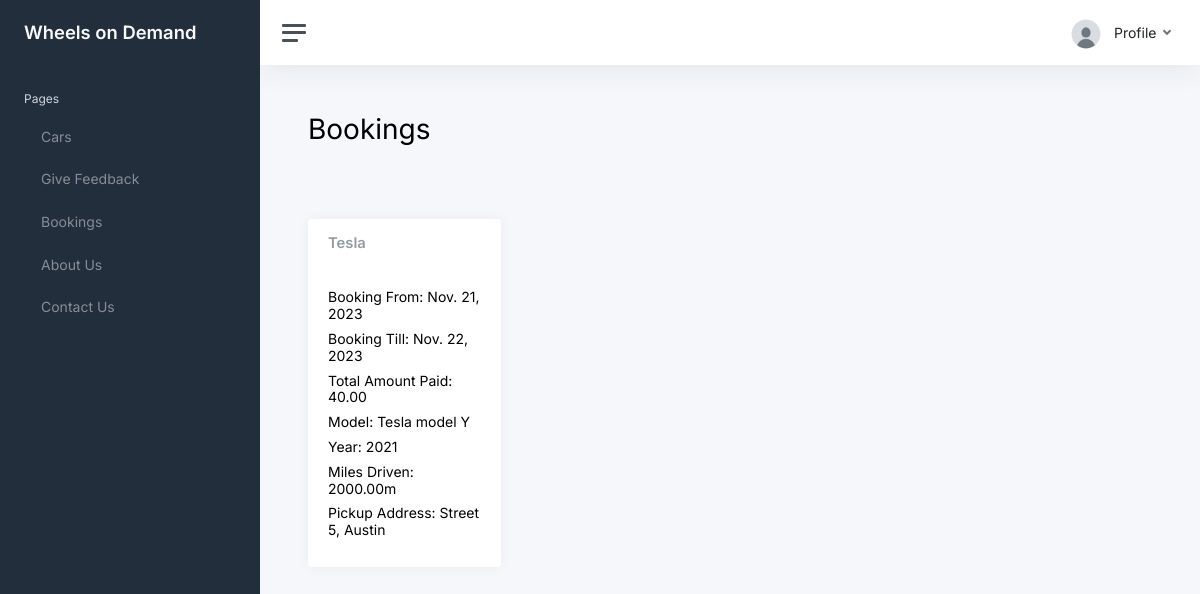
Page /bookings (signed in) on the committed database.
### Rentals/models.py (models this page shows, shortened)
class Booking(models.Model):
    booking_id = models.AutoField(primary_key=True)
    car = models.ForeignKey(Car, on_delete=models.CASCADE)
    user = models.ForeignKey(User, on_delete=models.CASCADE, null=True, blank=True)
    booking_start_date = models.DateField()
    booking_end_date = models.DateField()
    total_amount = models.DecimalField(max_digits=10, decimal_places=2)

class Car(models.Model):
    car_id = models.AutoField(primary_key=True)
    car_name = models.CharField(max_length=255)
    car_model = models.CharField(max_length=255)
    car_year = models.PositiveIntegerField()
    city = models.CharField(max_length=255)
    pickup_location = models.CharField(max_length=255)
    pickup_latitude = models.DecimalField(max_digits=9, decimal_places=6)
    pickup_longitude = models.DecimalField(max_digits=9, decimal_places=6)
    miles_driven = models.DecimalField(max_digits=10, decimal_places=2)
    cost_per_day = models.DecimalField(max_digits=10, decimal_places=2)
    car_photo = models.ImageField(upload_to='car_photos/', blank=True, null=True)

### Rentals/views.py (the view)
# urls.py: path('bookings',views.bookings, name='bookings'),
def bookings(request):
    user = request.user
    bookings = Booking.objects.filter(user = user).select_related('car')
    return render(request, 'bookings.html', {'bookings': bookings})

### Rentals/templates/bookings.html (shortened to what this page needs)
{% extends 'base.html' %}
{% load static %}
{% block content %}
    <div class="container-fluid p-0">
        <h1>Bookings</h1>
        <div class="row">
            {% for booking in bookings %}
            <div class="col-12 col-md-3">
                <div class="card">
                    <div class="card-header">
                        <h5 class="card-title mb-0">{{booking.car.car_name}}</h5>
                    </div>
                    <div class="card-body">
                        <h5>Booking From: {{booking.booking_start_date}}</h5>
                        <h5>Booking Till: {{booking.booking_end_date}}</h5>
                        <h5>Total Amount Paid: {{booking.total_amount}}</h5>
                        <h5>Model: {{booking.car.car_model}}</h5>
                        <h5>Year: {{booking.car.car_year}}</h5>
                        <h5>Miles Driven: {{booking.car.miles_driven}}m</h5>
                        <h5>Pickup Address: {{booking.car.pickup_location}}</h5>
                    </div>
                </div>
            </div>
            {% endfor %}
        </div>
    </div>
{% endblock %}

### rows in the picture
Booking: car.car_name "Tesla", booking_start_date "Nov. 21, 2023", booking_end_date "Nov. 22, 2023", total_amount "40.00", car.car_model "Tesla model Y", car.car_year "2021", car.miles_driven "2000.00", car.pickup_location "Street 5, Austin"
